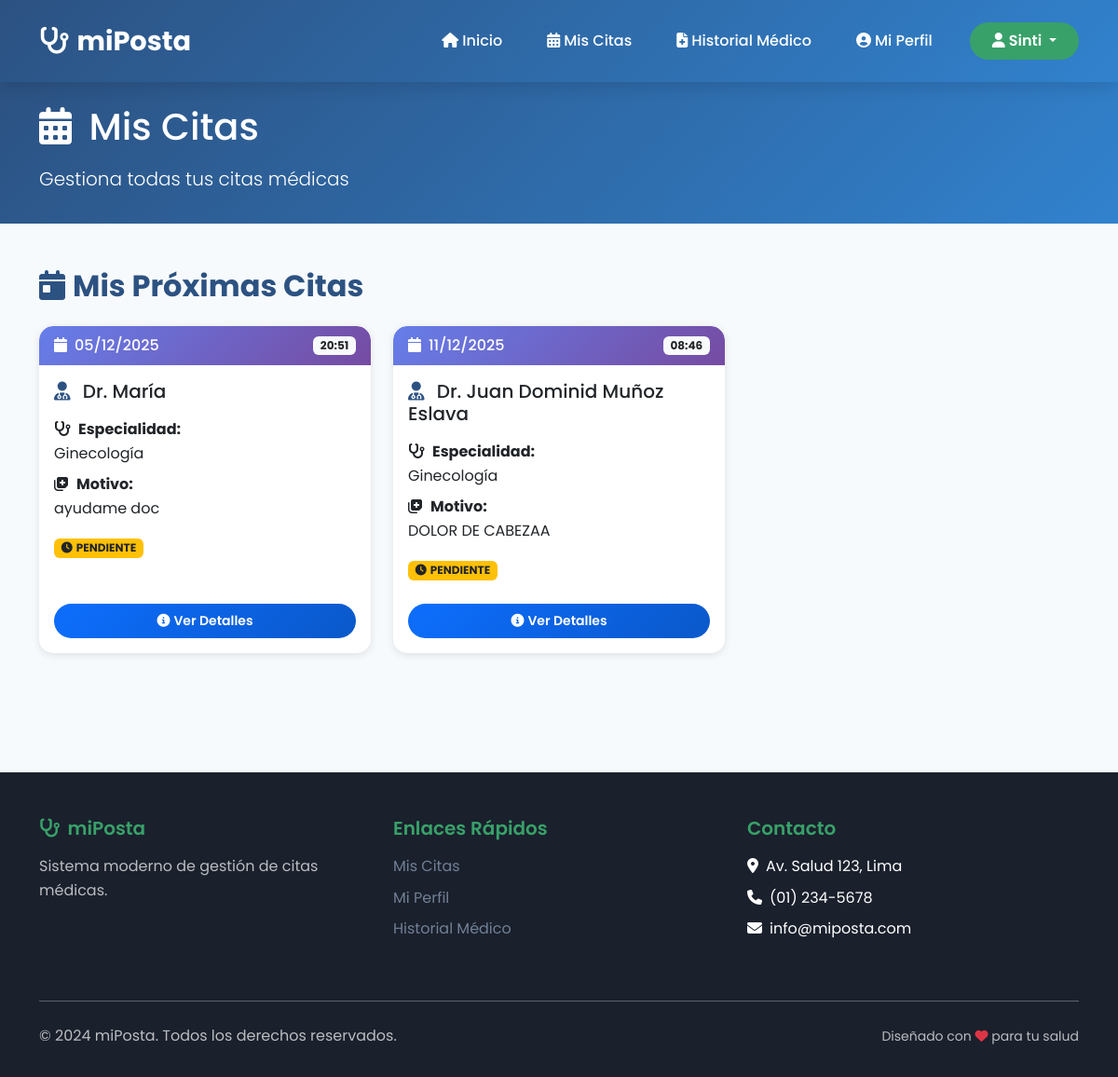
Page /paciente/citas/ (signed in) on the committed database.
### core/models.py (models this page shows, shortened)
class Usuario(AbstractUser):
    ROLES = [
        ('ADMIN', 'Administrador'),
        ('MEDICO', 'Médico'),
        ('PACIENTE', 'Paciente'),
    ]
    rol = models.CharField(max_length=10, choices=ROLES, default='PACIENTE')
    telefono = models.CharField(max_length=15, blank=True)
    direccion = models.TextField(blank=True)
    fecha_nacimiento = models.DateField(null=True, blank=True)
    class Meta:
        db_table = 'usuarios'
        verbose_name = 'Usuario'
        verbose_name_plural = 'Usuarios'

class Cita(models.Model):
    ESTADOS = [
        ('PENDIENTE', 'Pendiente'),
        ('CONFIRMADA', 'Confirmada'),
        ('CANCELADA', 'Cancelada'),
        ('COMPLETADA', 'Completada'),
    ]
    paciente = models.ForeignKey(Usuario, on_delete=models.CASCADE, related_name='citas_paciente', limit_choices_to={'rol': 'PACIENTE'})
    medico = models.ForeignKey(Usuario, on_delete=models.CASCADE, related_name='citas_medico', limit_choices_to={'rol': 'MEDICO'})
    especialidad = models.ForeignKey(Especialidad, on_delete=models.SET_NULL, null=True, blank=True)
    fecha_hora = models.DateTimeField()
    motivo = models.TextField()
    estado = models.CharField(max_length=20, choices=ESTADOS, default='PENDIENTE')
    notas = models.TextField(blank=True)
    creado_en = models.DateTimeField(auto_now_add=True)
    actualizado_en = models.DateTimeField(auto_now=True)
    class Meta:
        db_table = 'citas'
        ordering = ['-fecha_hora']
        verbose_name = 'Cita'
        verbose_name_plural = 'Citas'

class Especialidad(models.Model):
    nombre = models.CharField(max_length=100, unique=True)
    descripcion = models.TextField(blank=True)
    activo = models.BooleanField(default=True)
    class Meta:
        db_table = 'especialidades'
        verbose_name = 'Especialidad'
        verbose_name_plural = 'Especialidades'

### core/views.py (the view)
# urls.py: path('paciente/citas/', views.paciente_citas, name='paciente_citas'),
@login_required
def paciente_citas(request):
    if request.user.rol != 'PACIENTE':
        messages.error(request, 'No tienes permisos para acceder')
        return redirect('login')
    citas = Cita.objects.filter(paciente=request.user).order_by('-fecha_hora')
    ahora = timezone.now()
    proximas_citas = Cita.objects.filter(
        paciente=request.user,
        fecha_hora__gte=ahora,
        estado='PENDIENTE'
    ).order_by('fecha_hora')
    citas_pasadas = Cita.objects.filter(
        paciente=request.user,
        fecha_hora__lt=ahora
    ).order_by('-fecha_hora')
    return render(
        request,
        'paciente/pages/mis_citas.html',
        {
            'citas': citas,
            'proximas_citas': proximas_citas,
            'citas_pasadas': citas_pasadas,
        }
    )

### templates/paciente/pages/mis_citas.html (shortened to what this page needs)
{% load static %}
<!DOCTYPE html>
<html lang="es">
<head>
    <link href="https://cdn.jsdelivr.net/npm/bootstrap@5.3.2/dist/css/bootstrap.min.css" rel="stylesheet">
    <link rel="stylesheet" href="https://cdnjs.cloudflare.com/ajax/libs/font-awesome/6.4.0/css/all.min.css">
    <link rel="stylesheet" href="{% static 'css/styles.css' %}">
</head>
<body>
    <nav class="navbar navbar-expand-lg navbar-custom">
        <div class="container">
            <a class="navbar-brand" href="{% url 'paciente_dashboard' %}">
                <i class="fas fa-stethoscope me-2"></i>miPosta
            </a>
            <div class="collapse navbar-collapse" id="navbarNav">
                <ul class="navbar-nav ms-auto me-3">
                    <li class="nav-item">
                        <a class="nav-link" href="{% url 'paciente_dashboard' %}">
                            <i class="fas fa-home me-1"></i>Inicio
                        </a>
                    </li>
                    <li class="nav-item">
                        <a class="nav-link active" href="{% url 'paciente_citas' %}">
                            <i class="fas fa-calendar-alt me-1"></i>Mis Citas
                        </a>
                    </li>
                    <li class="nav-item">
                        <a class="nav-link" href="{% url 'historial_medico' %}">
                            <i class="fas fa-file-medical me-1"></i>Historial Médico
                        </a>
                    </li>
                    <li class="nav-item">
                        <a class="nav-link" href="{% url 'perfil_paciente' %}">
                            <i class="fas fa-user-circle me-1"></i>Mi Perfil
                        </a>
                    </li>
                </ul>
                <div class="dropdown">
                    <button class="btn btn-login dropdown-toggle" type="button" data-bs-toggle="dropdown">
                        <i class="fas fa-user me-1"></i>{{ user.username }}
                    </button>
                </div>
            </div>
        </div>
    </nav>
    <section class="dashboard-header">
        <div class="container">
            <div class="row align-items-center">
                <div class="col-lg-12">
                    <h1 class="mb-3">
                        <i class="fas fa-calendar-alt me-2"></i>
                        Mis Citas
                    </h1>
                    <p class="lead mb-0">Gestiona todas tus citas médicas</p>
                </div>
            </div>
        </div>
    </section>
    <section class="section-padding">
        <div class="container">
            <h2 class="text-primary-custom fw-bold mb-4">
                <i class="fas fa-calendar-day me-2"></i>Mis Próximas Citas
            </h2>
            {% if proximas_citas %}
            <div class="row g-4">
                {% for cita in proximas_citas %}
                <div class="col-md-6 col-lg-4">
                    <div class="card card-custom h-100">
                        <div class="card-header-custom d-flex justify-content-between align-items-center px-3 py-2">
                            <span><i class="fas fa-calendar me-2"></i>{{ cita.fecha_hora|date:"d/m/Y" }}</span>
                            <span class="badge bg-light text-dark">{{ cita.fecha_hora|date:"H:i" }}</span>
                        </div>
                        <div class="card-body">
                            <h5 class="card-title mb-3">
                                <i class="fas fa-user-md text-primary-custom me-2"></i>
                                {% if cita.medico.first_name %}
                                    Dr. {{ cita.medico.first_name }}
                                {% else %}
                                    Dr. {{ cita.medico.username }}
                                {% endif %}
                            </h5>
                            <p class="card-text mb-2">
                                <strong><i class="fas fa-stethoscope me-2"></i>Especialidad:</strong><br>
                                {{ cita.especialidad.nombre|default:"General" }}
                            </p>
                            {% if cita.motivo %}
                            <p class="card-text">
                                <strong><i class="fas fa-notes-medical me-2"></i>Motivo:</strong><br>
                                {{ cita.motivo|truncatewords:15 }}
                            </p>
                            {% endif %}
                            <p class="card-text">
                                <span class="badge bg-warning text-dark">
                                    <i class="fas fa-clock me-1"></i>{{ cita.estado }}
                                </span>
                            </p>
                        </div>
                        <div class="card-footer bg-transparent border-0 pb-3 px-3">
                            <button class="btn btn-primary-custom btn-sm w-100" data-bs-toggle="modal" data-bs-target="#detalleCitaModal{{ cita.id }}">
                                <i class="fas fa-info-circle me-1"></i>Ver Detalles
                            </button>
                        </div>
                    </div>
                </div>
                {% endfor %}
            </div>
            {% else %}
            <div class="alert alert-info">
                <i class="fas fa-info-circle me-2"></i>No tienes citas próximas programadas.
            </div>
            {% endif %}
        </div>
    </section>
    <footer class="footer-custom">
        <div class="container">
            <div class="row">
                <div class="col-lg-4 col-md-6 mb-4">
                    <h5><i class="fas fa-stethoscope me-2"></i>miPosta</h5>
                    <p style="color: rgba(255,255,255,0.7);">Sistema moderno de gestión de citas médicas.</p>
                </div>
                <div class="col-lg-4 col-md-6 mb-4">
                    <h5>Enlaces Rápidos</h5>
                    <ul class="list-unstyled">
                        <li class="mb-2"><a href="{% url 'paciente_citas' %}">Mis Citas</a></li>
                        <li class="mb-2"><a href="{% url 'perfil_paciente' %}">Mi Perfil</a></li>
                        <li class="mb-2"><a href="{% url 'historial_medico' %}">Historial Médico</a></li>
                    </ul>
                </div>
                <div class="col-lg-4 col-md-6 mb-4">
                    <h5>Contacto</h5>
                    <ul class="list-unstyled">
                        <li class="mb-2"><i class="fas fa-map-marker-alt me-2"></i>Av. Salud 123, Lima</li>
                        <li class="mb-2"><i class="fas fa-phone me-2"></i>(01) 234-5678</li>
                        <li class="mb-2"><i class="fas fa-envelope me-2"></i>info@miposta.com</li>
                    </ul>
                </div>
            </div>
            <hr class="my-4" style="opacity: 0.3;">
            <div class="row align-items-center">
                <div class="col-md-6">
                    <p class="mb-0" style="color: rgba(255,255,255,0.7);">&copy; 2024 miPosta. Todos los derechos reservados.</p>
                </div>
                <div class="col-md-6 text-md-end">
                    <small style="color: rgba(255,255,255,0.7);">Diseñado con <i class="fas fa-heart text-danger"></i> para tu salud</small>
                </div>
            </div>
        </div>
    </footer>
</body>
</html>

### static/css/styles.css (style rules this page uses)
:root { --primary-blue: #2c5282; --primary-green: #38a169; --secondary-blue: #3182ce; --light-blue: #bee3f8; --light-green: #c6f6d5; --dark-text: #1a202c; --light-text: #718096; --white: #ffffff; --light-gray: #f7fafc; --medium-gray: #e2e8f0; --border-radius: 12px; --shadow: 0 4px 6px -1px rgba(0, 0, 0, 0.1); --shadow-lg: 0 10px 15px -3px rgba(0, 0, 0, 0.1); --transition: all 0.3s ease; }
* { margin: 0; padding: 0; box-sizing: border-box; }
body { font-family: 'Poppins', sans-serif; line-height: 1.6; color: var(--dark-text); background-color: var(--light-gray); }
.navbar-custom { background: linear-gradient(135deg, var(--primary-blue) 0%, var(--secondary-blue) 100%); box-shadow: var(--shadow-lg); padding: 1rem 0; position: fixed; top: 0; width: 100%; z-index: 1030; }
.navbar-brand { font-weight: 700; font-size: 1.8rem; color: var(--white) !important; transition: var(--transition); }
.navbar-nav .nav-link { color: var(--white) !important; font-weight: 500; margin: 0 0.5rem; padding: 0.5rem 1rem !important; border-radius: var(--border-radius); transition: var(--transition); }
.btn-login { background: var(--primary-green); border: none; color: var(--white); font-weight: 600; padding: 0.5rem 1.5rem; border-radius: 25px; transition: var(--transition); }
.card-custom { border: none; border-radius: var(--border-radius); box-shadow: var(--shadow); transition: var(--transition); overflow: hidden; }
.card-header-custom { background: linear-gradient(135deg, var(--primary-blue) 0%, var(--secondary-blue) 100%); color: var(--white); border: none; font-weight: 600; }
.btn-primary-custom { background: var(--primary-blue); border: none; border-radius: 25px; padding: 0.5rem 1.5rem; font-weight: 600; transition: var(--transition); }
.dashboard-header { background: linear-gradient(135deg, var(--primary-blue) 0%, var(--secondary-blue) 100%); color: var(--white); padding: 2rem 0; margin-top: 80px; }
.footer-custom { background: var(--dark-text); color: var(--white); padding: 3rem 0 2rem; margin-top: 5rem; }
.footer-custom h5 { color: var(--primary-green); font-weight: 600; margin-bottom: 1rem; }
.footer-custom a { color: var(--light-text); text-decoration: none; transition: var(--transition); }
.text-primary-custom { color: var(--primary-blue) !important; }
.section-padding { padding: 5rem 0; }

### templates/paciente/pages/mis_citas.html (style rules this page uses)
.card-custom { border: none; border-radius: 15px; box-shadow: 0 2px 8px rgba(0,0,0,0.1); transition: transform 0.3s; }
.card-header-custom { background: linear-gradient(135deg, #667eea 0%, #764ba2 100%); color: white; border-radius: 15px 15px 0 0 !important; font-weight: 500; }
.btn-primary-custom { background: linear-gradient(135deg, #0d6efd 0%, #0a58ca 100%); border: none; color: white; }
.text-primary-custom { color: #0d6efd; }
.section-padding { padding: 3rem 0; }

### rows in the picture
Usuario: username "Sinti"
Cita: fecha_hora "05/12/2025", fecha_hora "20:51", medico.first_name "María", especialidad.nombre "Ginecología", motivo "ayudame doc", estado "PENDIENTE"
Cita: fecha_hora "11/12/2025", fecha_hora "08:46", medico.first_name "Juan Dominid Muñoz Eslava", especialidad.nombre "Ginecología", motivo "DOLOR DE CABEZAA", estado "PENDIENTE"
